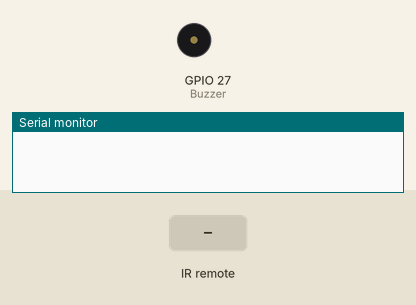
Simulated run of this sketch. Board: ESP8266 (NodeMCU). On the bench: buzzer (waves = sounding), the last lines printed to the serial monitor. Inputs (shaded band) come from the test bench.

Above: at 1.2 s.
1.3 s: infrared code 0xB18D received
At 1.7 s:
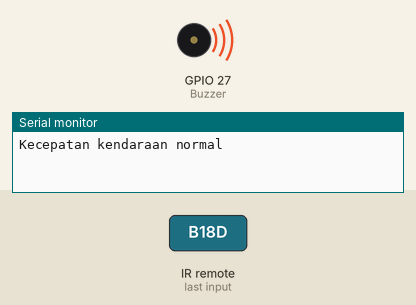
4.3 s: infrared code 0xB24D received
Timing chart, 0 to 13.3 s (numbered marks = the images above; inputs shaded):
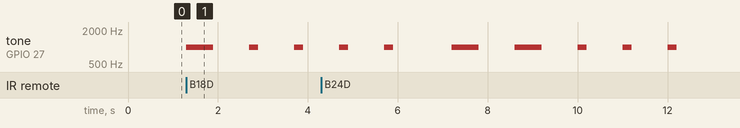

The sketch:

Receiver_System.ino
```cpp
#include <IRrecv.h>
#include <IRremoteESP8266.h>

# define RECV_PIN 25
# define Buzzer   27

IRrecv irrecv(RECV_PIN);
decode_results results;

// Dot dan dash untuk bunyi buzzer
const int dot_length = 200;
const int dash_length = 600;

void setup(){
  Serial.begin(115200);
  pinMode(Buzzer,OUTPUT);
  irrecv.enableIRIn();
}

void loop(){
  if (irrecv.decode(&results))
  {
    if(results.value == 0xB18D){
      // Kode unik saat kecepatan normal
      Serial.println("Kecepatan kendaraan normal");
      playBuzzer("- . . . .");
      delay(1000);
    }else if(results.value == 0xB24D){
      // Kode unik saat kecepatan naik
      Serial.println("Kecepatan kendaraan tinggi");
      playBuzzer("- - . . .");
      delay(1000);
    }else if(results.value == 0xB42D){
      // Kode unik saat kecepatan melaju
      Serial.println("Kecepatan kendaraan melaju");
      playBuzzer("- - - . .");
      delay(1000);
    }else if(results.value == 0xB66D){
      // Kode unik saat kecepatan kendaraan melambat
      Serial.println("Kecepatan kendaraan melambat");
      playBuzzer("- - . . -");
      delay(1000);
    }else if(results.value == 0xCA53){
      // Kode unik saat posisi berdekatan
      Serial.println("Posisi terlalu berdekatan");
      playBuzzer("- . - . -");
      delay(1000);
    }else if(results.value == 0xCC33){
      // Kode unik saat tabrakan
      Serial.println("Terjadi tabrakan dengan kendaraan");
      playBuzzer("- - - - .");
      delay(1000);
    }
    irrecv.resume();
  }
}

// Buzzer function
void playBuzzer(const char* morseSound){
  for (int i = 0; morseSound[i] != '\0'; i++){
    if(morseSound[i] == '.'){
      DotSound();
    }else if(morseSound[i] == '-'){
      DashSound();
    }else if(morseSound[i] == ' '){
      delay(200);
    }
    delay(300);
  }
}
// Bunyi dot
void DotSound(){
  tone(Buzzer,1000,dot_length);
  delay(dot_length);
}
// Bunyi dash
void DashSound(){
  tone(Buzzer,1000,dash_length);
  delay(dash_length);
}
```

Measured:
- after the input at 1.3 s, tone on GPIO 27 (Buzzer): silent → 1000 Hz at once, then repeats every 1.0 s: silent 0.80 s, 1000 Hz 0.20 s
